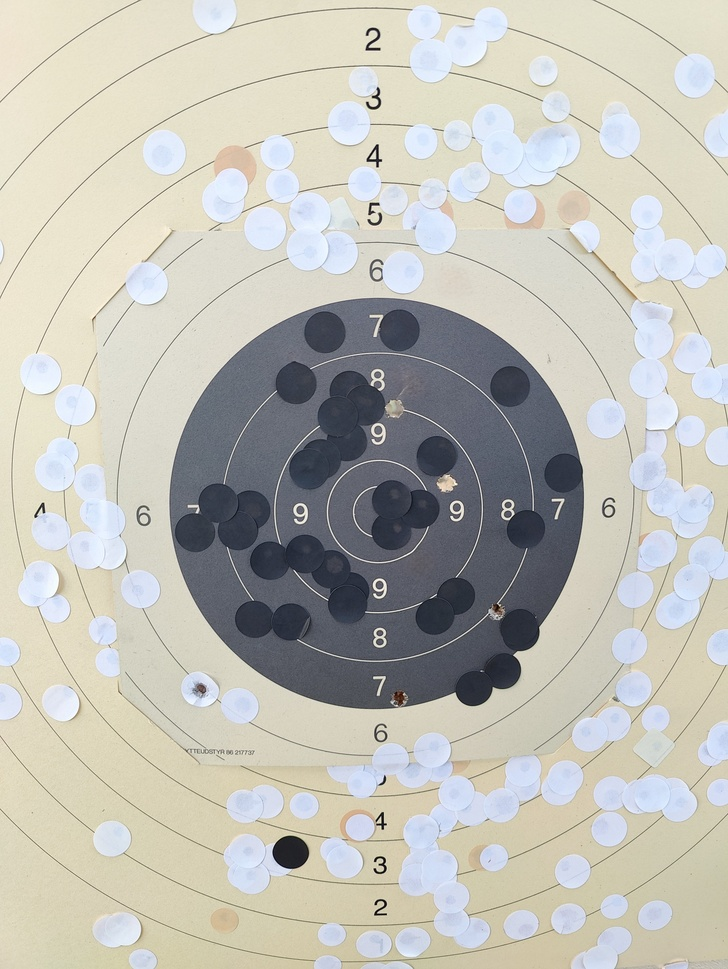
#> input picture target-0.jpg, 728 x 969 px, shrunk from 3008 x 4000 before the run
$ python -i new-version-test.py   (imports and definitions only)
#> lines starting #> are read from the running program, lines starting #| are printed output that depends on the picture; after the words box and inside, x2 and y2 are one past the last pixel; in counts of white or black regions, pixels touching at a corner belong together
#> further down, picture is the input picture: shape (969, 728, 3); mean B, G, R 183.1, 190.9, 191.8
import cv2
import numpy as np
from picamera2 import Picamera2
import time

# Initialize the camera
# [1 line that did not run here, left out]
# [1 line not run here, left out]

def capture_image():
    frame = picam2.capture_array()
    return frame

def find_target(frame):
    # Convert to grayscale
    gray = cv2.cvtColor(frame, cv2.COLOR_BGR2GRAY)
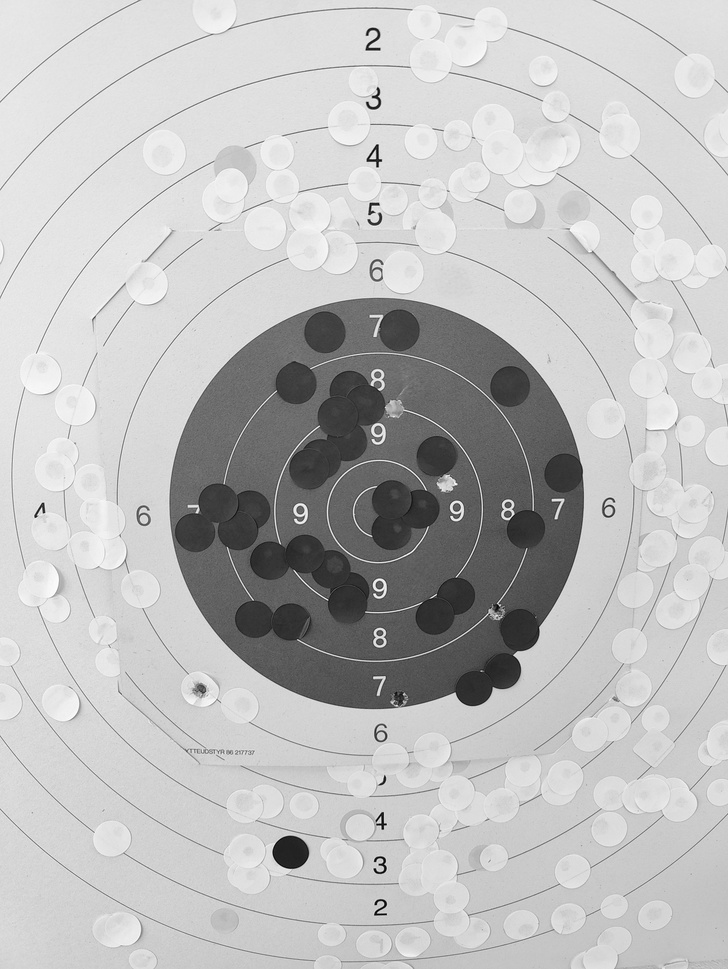
#> gray: shape (969, 728); min 1, max 255, mean 190.3
    # Threshold to detect the black circle
    _, thresh = cv2.threshold(gray, 50, 255, cv2.THRESH_BINARY_INV)
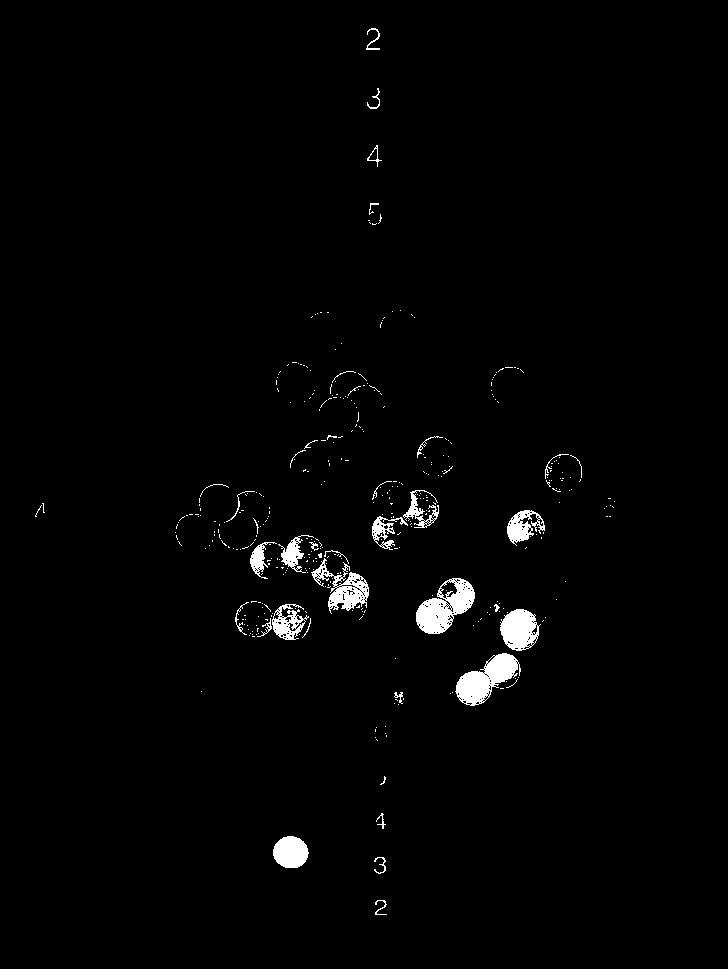
#> thresh: shape (969, 728); 1.7% white; 386 white regions (350 under 20 px)
    # Find contours
    contours, _ = cv2.findContours(thresh, cv2.RETR_EXTERNAL, cv2.CHAIN_APPROX_SIMPLE)
#> contours = 385 contours, 366 with area under 20; largest, box (x1, y1, x2, y2) and area: (416, 578, 475, 634) 1926, (455, 653, 521, 706) 1695, (500, 609, 541, 651) 1202, (311, 558, 369, 614) 1179, (273, 836, 309, 868) 848
    for contour in contours:
        # Approximate the contour to a circle
        (x, y), radius = cv2.minEnclosingCircle(contour)
        if radius > 10 and radius < 100:  # Filter out small and large contours
            return (int(x), int(y)), int(radius)
#> this loop made 3 passes
#> (x, y, radius) on passes 1 to 3: (380.5, 907.6, 8.41), (379.9, 864.8, 8.4), (290.4, 852, 17.64)
    return None, None

def calculate_zone_distances(radius):
    return [radius * i for i in range(1, 5)]

# [79 lines left out: functions draw_target_zones, detect_shots, draw_shots, main, not called in this run]

# [2 lines not run here, left out]

>>> import cv2
>>> picture = cv2.imread('target-0.jpg')
>>> result = find_target(picture)
#> result = ((290, 852), 17)
